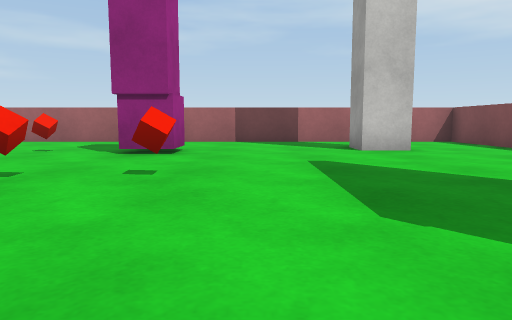
view 1 (above)

13 first-person views from a walk through a Unity game level. The camera is 0.59 m above the floor, tilts 6° down and sees 70° across. The floor is counted in squares, 1 m on a side. Each view is taken from the middle of a square. On the plan, view 1 faces up. The plan holds only what a view shows up to about 10 squares ahead; the rest is blank. The player is left out. Surface patterns are stand-ins for the level's own textures.

view 2
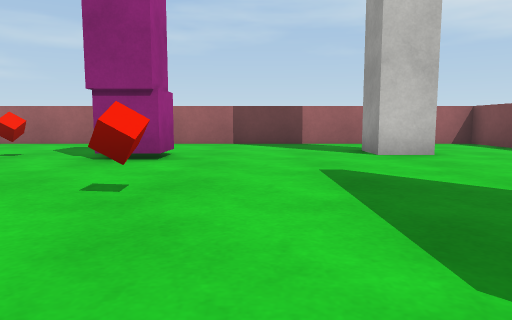

view 3
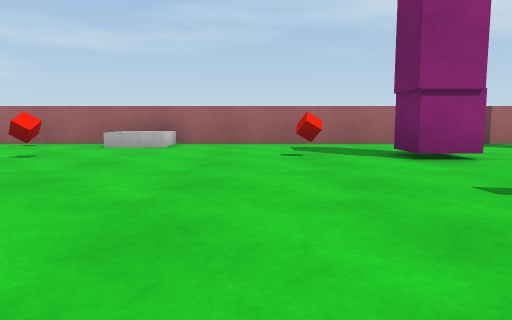

view 4
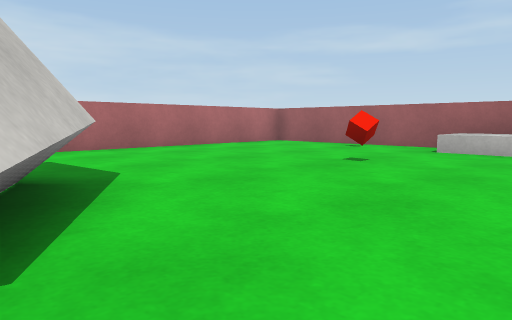

view 5
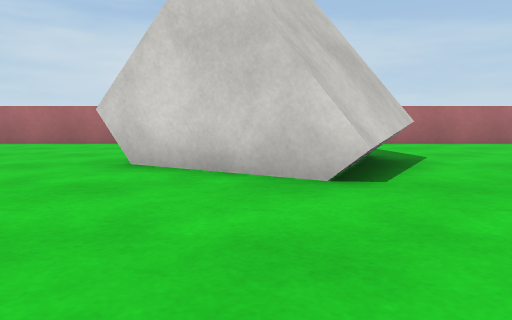

view 6
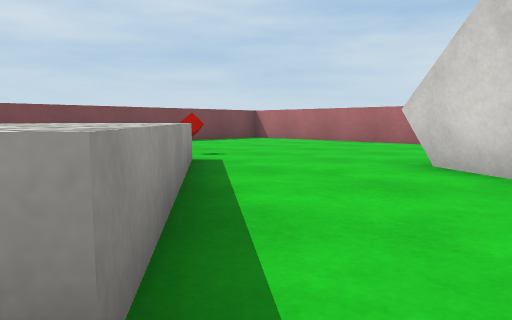

view 7
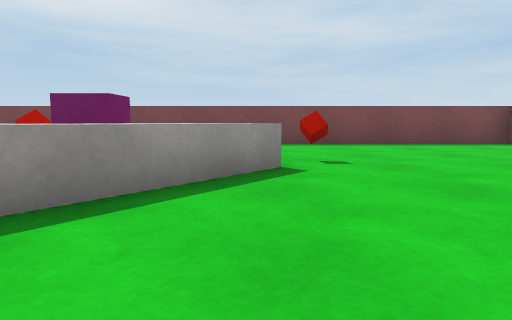

view 8
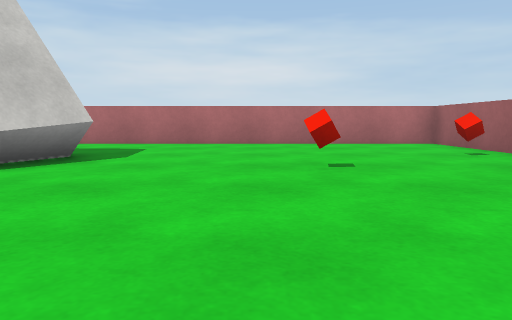

view 9
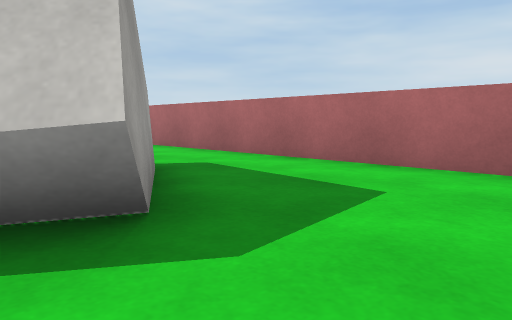

view 10
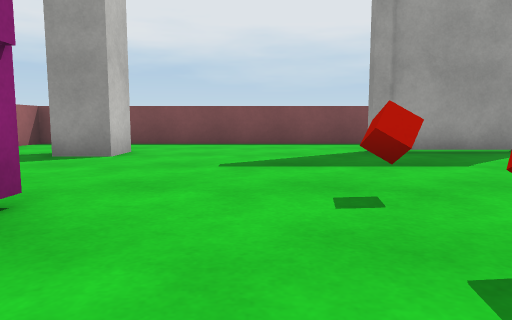

view 11
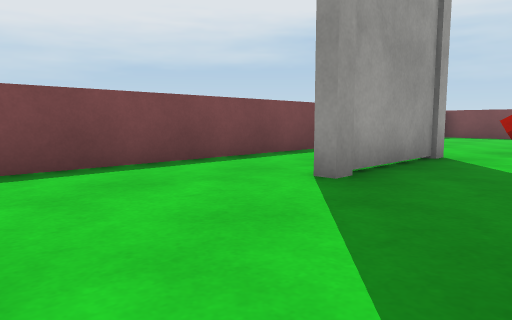

view 12
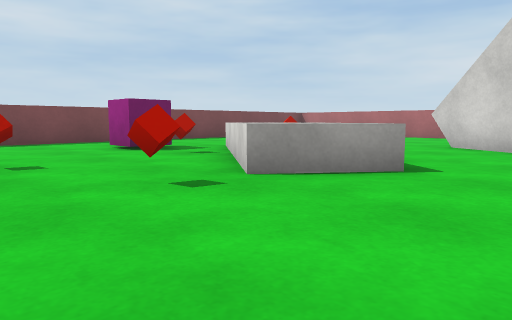

view 13
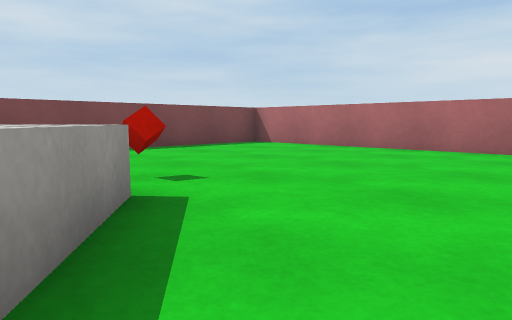

### Floor plan
Key: @ floor where view 1 was taken; # wall or solid block; . floor; = window, fence, low wall or low ledge; ^ raised ledge; C red cube; B block; O other object.
Columns run from 14 left of view 1 to 6 right of it. Each row starts with its distance up from view 1.
 11 #####################
 10 #...C.BB............#
  9 #...................#
  8 #................#..#
  7 #....C....C.O.......#
  6 #...................#
  5 #...................#
  4 #..........C.C......#
  3 #...##...........O..#
  2 #...###..........#..#
  1 #..####..........#..#
  0 #..###....^...@ .O..#
 -1 #..  #...^^^C.. ..  #
 -2 #.......^^^...  C..
 -3 #......^^^....   ..
 -4 #......^^^C..C   ..
 -5 #.....C.=.O...   ..
 -6 #...... ..O...
 -7 #......   ...
 -8 #......   ...
 -9 ###############

Positions as (right, up) in squares from view 1, and headings:
1: (0, 0), facing up
2: (0, 1), facing up
3: (-5, 1), facing up
4: (-6, 2), facing up-left
5: (-4, 1), facing left
6: (-4, 1), facing down-left
7: (-7, 1), facing down
8: (-4, 6), facing left
9: (-9, 5), facing down-left
10: (-4, 5), facing right
11: (1, 6), facing down-right
12: (0, 2), facing down-left
13: (-6, -1), facing down-left
